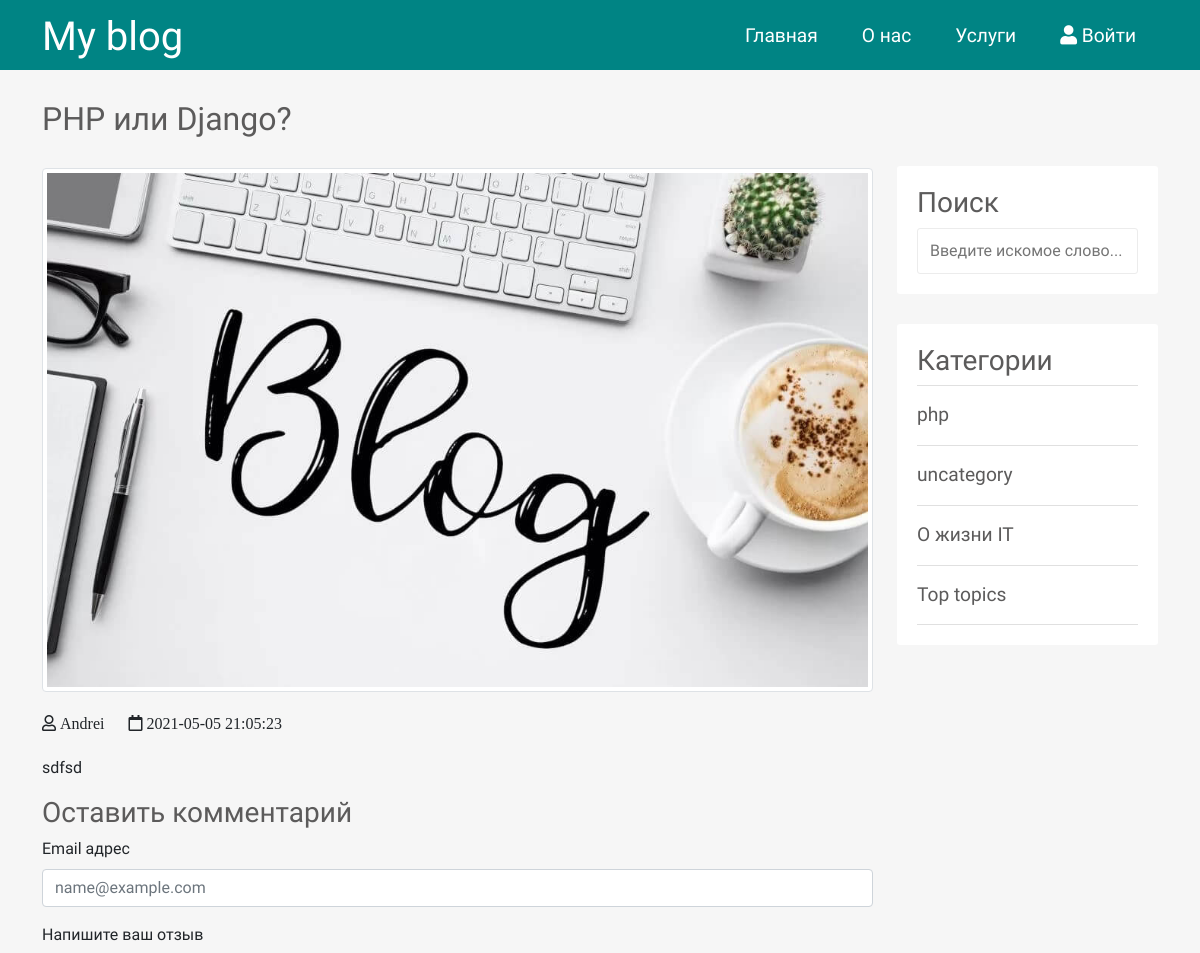
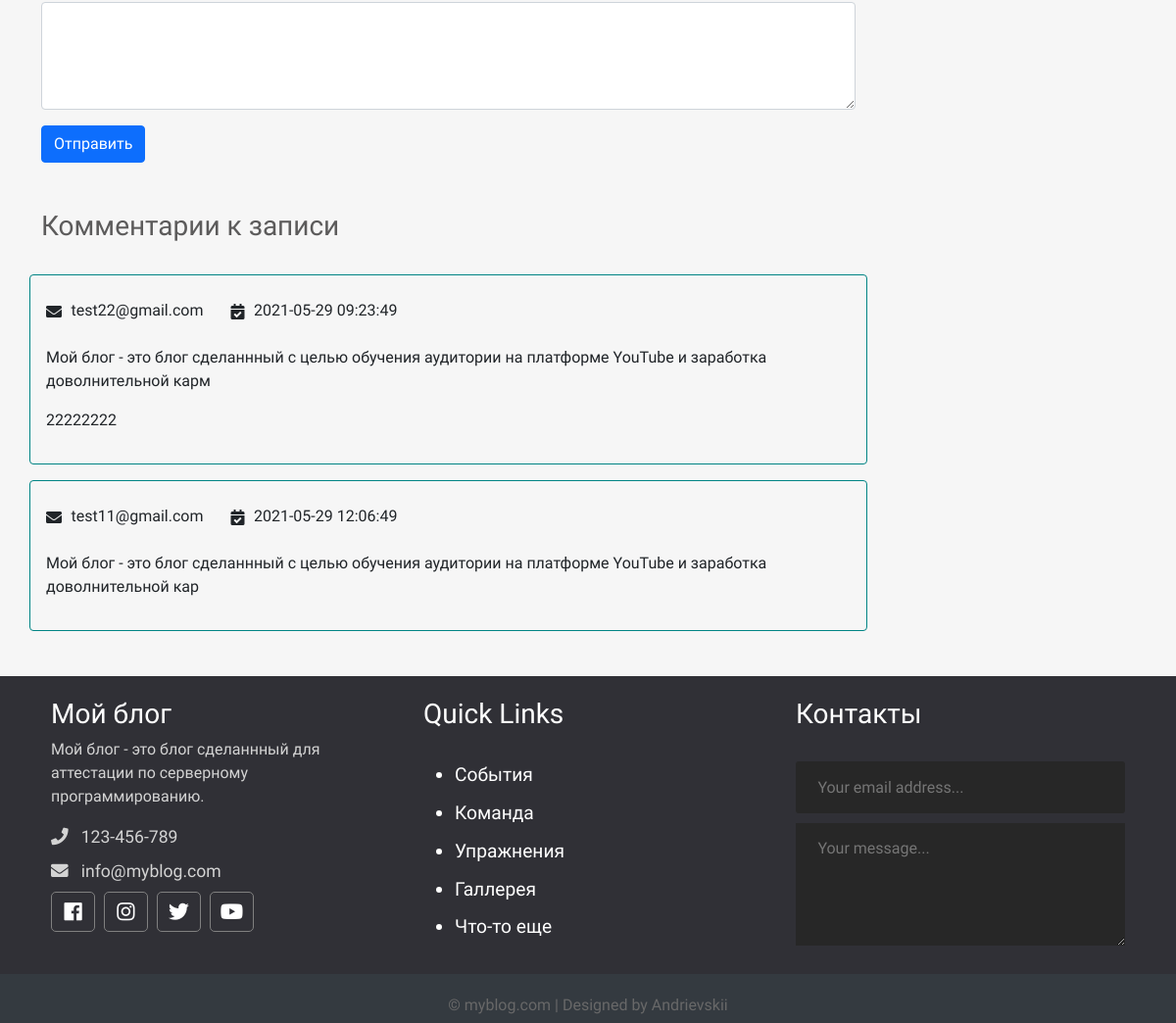
The page /single.php?post=20 on the database its author committed (2 pictures, top to bottom).
### tables this page shows
CREATE TABLE `posts` (
  `id` int(12) NOT NULL,
  `id_user` int(12) NOT NULL,
  `title` varchar(255) NOT NULL,
  `img` varchar(255) NOT NULL,
  `content` text NOT NULL,
  `status` tinyint(4) NOT NULL,
  `id_topic` int(12) DEFAULT NULL,
  `created_date` datetime NOT NULL DEFAULT CURRENT_TIMESTAMP
);

CREATE TABLE `users` (
  `id` int(12) NOT NULL,
  `admin` tinyint(4) NOT NULL,
  `username` varchar(255) NOT NULL,
  `email` varchar(255) NOT NULL,
  `password` varchar(255) NOT NULL,
  `created` timestamp NOT NULL DEFAULT CURRENT_TIMESTAMP
);

CREATE TABLE `comments` (
  `id` int(12) NOT NULL,
  `status` tinyint(4) NOT NULL DEFAULT '0',
  `page` int(10) NOT NULL,
  `email` varchar(110) NOT NULL,
  `comment` text NOT NULL,
  `created_date` datetime NOT NULL DEFAULT CURRENT_TIMESTAMP
);

CREATE TABLE `topics` (
  `id` int(12) NOT NULL,
  `name` varchar(121) NOT NULL,
  `description` text NOT NULL
);

### app/database/db.php (called while the page is built, shortened)
<?php
require 'connect.php';
function dbCheckError($query){
    $errInfo = $query->errorInfo();
    return true;
}
function selectAll($table, $params = []){
    global $pdo;
    $sql = "SELECT * FROM $table";
    if(!empty($params)){
        $i = 0;
        foreach ($params as $key => $value){
            if ($i === 0){
                $sql = $sql . " WHERE $key=$value";
            }else{
                $sql = $sql . " AND $key=$value";
            }
            $i++;
        }
    }
    $query = $pdo->prepare($sql);
    $query->execute();
    return $query->fetchAll();
}
function selectPostFromPostsWithUsersOnSingle($table1, $table2, $id){
    global $pdo;
    $sql = "SELECT p.*, u.username FROM $table1 AS p JOIN $table2 AS u ON p.id_user = u.id WHERE p.id=$id";
    $query = $pdo->prepare($sql);
    $query->execute();
    return $query->fetch();
}

### app/controllers/commentaries.php (called while the page is built, shortened)
<?php
include_once SITE_ROOT . "/app/database/db.php";
$commentsForAdm = selectAll('comments');
$page = $_GET['post'];
$errMsg = [];
$status = 0;
if($_SERVER['REQUEST_METHOD'] === 'POST' && isset($_POST['goComment'])){
    $email = trim($_POST['email']);
    $comment = trim($_POST['comment']);
    if($email === '' || $comment === ''){
        array_push($errMsg, "Не все поля заполнены!");
    }elseif (mb_strlen($comment, 'UTF8') < 50){
        array_push($errMsg, "Комментарий должен быть длинее 50 символов");
    }else{
        $user = selectOne('users', ['email' => $email]);
        if ($user['email'] == $email && $user['admin'] == 1){
            $status = 1;
        }
        $comment = [
            'status' => $status,
            'page' => $page,
            'email' => $email,
            'comment' => $comment
        ];
        $comment = insert('comments', $comment);
        $comments = selectAll('comments', ['page' => $page, 'status' => 1] );
    }
}else{
    $comments = selectAll('comments', ['page' => $page, 'status' => 1] );
}

### app/controllers/topics.php (called while the page is built, shortened)
<?php
include SITE_ROOT . "/app/database/db.php";
$topics = selectAll('topics');

### single.php (the view, shortened to what this page needs)
<?php include("path.php");
include "app/controllers/topics.php";
$post = selectPostFromPostsWithUsersOnSingle('posts', 'users', $_GET['post']);
?>
<!doctype html>
<html lang="en">
<head>
    <link href="https://cdn.jsdelivr.net/npm/bootstrap@5.0.0-beta2/dist/css/bootstrap.min.css" rel="stylesheet">
    <link rel="stylesheet" href="https://use.fontawesome.com/releases/v5.7.2/css/all.css"
>
    <link rel="stylesheet" href="assets/css/style.css">
</head>
<body>
<?php include("app/include/header.php"); ?>
<div class="container">
    <div class="content row">
        <div class="main-content col-md-9 col-12">
            <h2><?php echo $post['title']; ?></h2>
            <div class="single_post row">
                <div class="img col-12">
                    <img src="<?=BASE_URL . 'assets/images/posts/' . $post['img'] ?>" alt="<?=$post['title']?>" class="img-thumbnail">
                </div>
                <div class="info">
                    <i class="far fa-user"> <?=$post['username'];?></i>
                    <i class="far fa-calendar"> <?=$post['created_date'];?></i>
                </div>
                <div class="single_post_text col-12">
                    <?=$post['content'];?>
                </div>
                <?php include("app/include/comments.php"); ?>
            </div>
        </div>
        <div class="sidebar col-md-3 col-12">
            <div class="section search">
                <h3>Поиск</h3>
                <form action="/" method="post">
                    <input type="text" name="search-term" class="text-input" placeholder="Введите искомое слово...">
                </form>
            </div>
            <div class="section topics">
                <h3>Категории</h3>
                <ul>
                    <?php foreach ($topics as $key => $topic): ?>
                        <li>
                            <a href="<?=BASE_URL . 'category.php?id=' . $topic['id']; ?>"><?=$topic['name']; ?></a>
                        </li>
                    <?php endforeach; ?>
                </ul>
            </div>
        </div>
    </div>
</div>
<?php include("app/include/footer.php"); ?>
</body>
</html>

### app/include/comments.php (shortened to what this page needs)
<?php
include SITE_ROOT . "/app/controllers/commentaries.php";
?>
<div class="cpl-md-12 col-12 comments">
    <h3>Оставить комментарий</h3>
    <form action="<?=BASE_URL . "single.php?post=$page"?>" method="post">
        <div class="mb-3">
            <label for="exampleFormControlInput1" class="form-label">Email адрес</label>
            <input name="email" type="email" class="form-control" id="exampleFormControlInput1" placeholder="name@example.com">
        </div>
        <div class="mb-3">
            <label for="exampleFormControlTextarea1" class="form-label">Напишите ваш отзыв</label>
            <textarea name="comment" class="form-control" id="exampleFormControlTextarea1" rows="4"></textarea>
        </div>
        <div class="col-12">
            <button type="submit" name="goComment" class="btn btn-primary">Отправить</button>
        </div>
    </form>
    <?php if(count($comments) > 0): ?>
        <div class="row all-comments">
            <h3 class="col-12">Комментарии к записи</h3>
            <?php foreach ($comments as $comment): ?>
                <div class="one-comment col-12">
                    <span><i class="far fa-envelope"></i><?=$comment['email']  ?></span>
                    <span><i class="far fa-calendar-check"></i><?=$comment['created_date']  ?></span>
                    <div class="col-12 text">
                        <?=$comment['comment']  ?>
                    </div>
                </div>
            <?php endforeach ?>
        </div>
    <?php endif; ?>
</div>

### assets/css/style.css (style rules this page uses)
* { font-family: 'Comfortaa', cursive; }
html, h1, h2, h3, h4, h5, h6 { color: #5c5b5b; }
body { background: #f6f6f6; }
a { text-decoration: none; color: inherit; }
input { padding: 10px 12px; display: block; width: 100%; border-radius: 3px; border: 1px solid #ececec; line-height: 1.5rem; color: #444444; font-size: 1rem; }
.main-content h2 { margin: 30px 0; }
.search { margin-top: 96px; }
.sidebar .section { background: #ffffff; padding: 20px; border-radius: 3px; margin-bottom: 30px; }
.sidebar .topics ul { margin: 0px; padding: 0px; list-style: none; border-top: 1px solid #e0e0e0; }
.sidebar .topics ul li a { display: block; padding: 15px 0px 15px 0px; border-bottom: 1px solid #e0e0e0; transition: all 0.3s; text-decoration: none; font-weight: 500; color: #5c5b5b; font-size: 1.2em; }
.single_post { margin-bottom: 30px; }
.single_post .info { margin: 20px 0; }
.single_post .info i { display: inline-block; margin-right: 20px; }
.all-comments { padding-top: 3rem; }
.all-comments h3 { margin-bottom: 2rem; }
.all-comments .one-comment { padding: 1rem; border: 1px solid #008484; border-radius: 4px; margin-bottom: 1rem; }
.all-comments .one-comment i { margin: 0.3rem 0.6rem 0 0; font-weight: 600; }
.all-comments .one-comment span { display: inline-flex; margin: 0.5rem 1.5rem 1.5rem 0; font-weight: 500; }

### rows shown on the page
posts: title "PHP или Django?", img (picture), id_user.username "Andrei", created_date "2021-05-05 21:05:23", content "sdfsd"
comments: email "test22@gmail.com", created_date "2021-05-29 09:23:49", comment "Мой блог - это блог сделаннный с целью обучения аудитории на платформе YouTube и заработка доволнительной карм 22222222"
comments: email "test11@gmail.com", created_date "2021-05-29 12:06:49", comment "Мой блог - это блог сделаннный с целью обучения аудитории на платформе YouTube и заработка доволнительной кар"
topics: name "php"
topics: name "uncategory"
topics: name "О жизни IT"
topics: name "Top topics"
